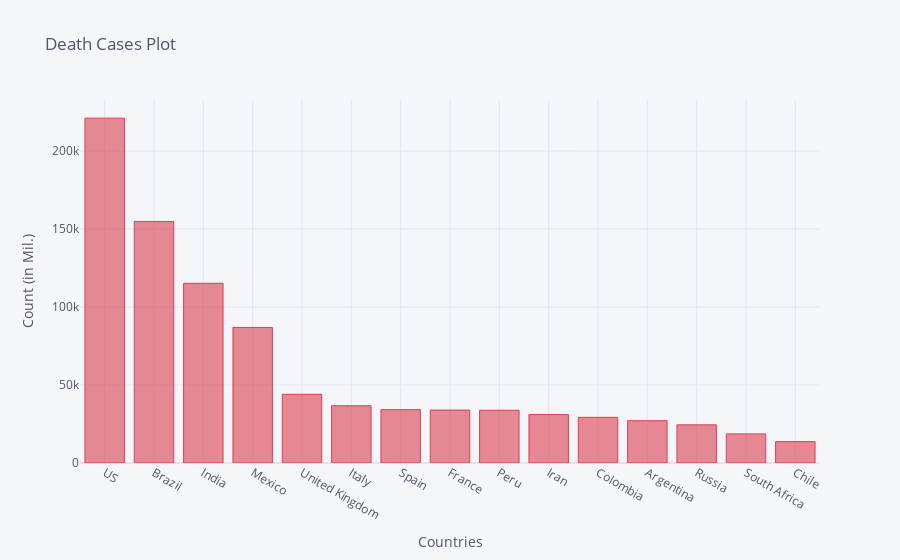

This figure's notebook cell:
### Code cell
death_df2_plot.iplot(kind='bar', x='Country/Region', y='10/20/20',color='red',
                    title='Death Cases Plot',xTitle='Countries',yTitle='Count (in Mil.)')

### Figure 1 — Plotly figure (JSON) as saved in the notebook; plotly's stock layout.template omitted (floating-point values rounded to 4 significant figures)
{"data": [{"marker": {"color": "rgba(219, 64, 82, 0.6)", "line": {"color": "rgba(219, 64, 82, 1.0)", "width": 1}}, "name": "10/20/20", "orientation": "v", "text": "", "type": "bar", "x": ["US", "Brazil", "India", "Mexico", "United Kingdom", "Italy", "Spain", "France", "Peru", "Iran", "Colombia", "Argentina", "Russia", "South Africa", "Chile"], "y": [221052, 154837, 115197, 86893, 44057, 36705, 34210, 33928, 33820, 31034, 29272, 27100, 24473, 18656, 13702]}], "layout": {"legend": {"bgcolor": "#F5F6F9", "font": {"color": "#4D5663"}}, "paper_bgcolor": "#F5F6F9", "plot_bgcolor": "#F5F6F9", "title": {"font": {"color": "#4D5663"}, "text": "Death Cases Plot"}, "xaxis": {"gridcolor": "#E1E5ED", "showgrid": true, "tickfont": {"color": "#4D5663"}, "title": {"font": {"color": "#4D5663"}, "text": "Countries"}, "zerolinecolor": "#E1E5ED"}, "yaxis": {"gridcolor": "#E1E5ED", "showgrid": true, "tickfont": {"color": "#4D5663"}, "title": {"font": {"color": "#4D5663"}, "text": "Count (in Mil.)"}, "zerolinecolor": "#E1E5ED"}}}
